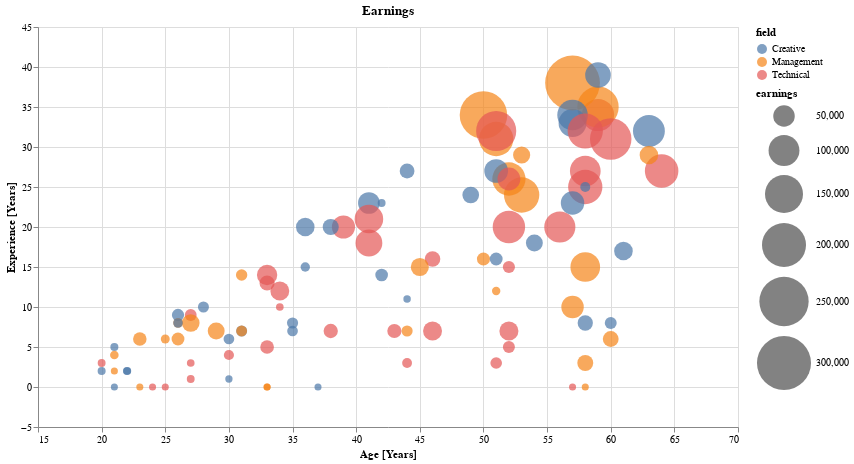

Notebook source saved alongside this figure:
### Markdown cell above
Adding a little more customisation is also relatively easy and intuitive, and adding an interactive element is straight forward.

However, there were a few quirks that I think are a negative. For example, setting "tickMinStep=5" causes the grid lines to be out of sync unless the "tickCount" parameter is set. This seems an unnecessary requirement, and should be automatic.

However, overall it is a very impressive library, and should definately be a consideration if interactivity is a requirement.

### Code cell
alt.Chart(earnings, title="Earnings").mark_circle().encode(
    alt.X('age', axis=alt.Axis(title='Age [Years]', tickMinStep = 5, tickCount=11), scale=alt.Scale(domain=(15,70))),
    alt.Y('experience', axis=alt.Axis(title='Experience [Years]', tickMinStep = 5), scale=alt.Scale(domain=(-5,45))),
    color='field',
    size=alt.Size('earnings', scale=alt.Scale(range=[50, 3000], domain=[8000, 308000])),
    tooltip = [alt.Tooltip('earnings')]
).properties(
    width=700,
    height=400
)

### Figure 1 — Vega-Lite specification as saved in the notebook (floating-point values rounded to 4 significant figures)
{"config": {"view": {"continuousWidth": 400, "continuousHeight": 300}}, "data": {"name": "data-96bdbd5c4ea1d9fc28adac7bb6a1f16d"}, "mark": "circle", "encoding": {"color": {"field": "field", "type": "nominal"}, "size": {"field": "earnings", "scale": {"domain": [8000, 308000], "range": [50, 3000]}, "type": "quantitative"}, "tooltip": [{"field": "earnings", "type": "quantitative"}], "x": {"axis": {"tickCount": 11, "tickMinStep": 5, "title": "Age [Years]"}, "field": "age", "scale": {"domain": [15, 70]}, "type": "quantitative"}, "y": {"axis": {"tickMinStep": 5, "title": "Experience [Years]"}, "field": "experience", "scale": {"domain": [-5, 45]}, "type": "quantitative"}}, "height": 400, "title": "Earnings", "width": 700, "$schema": "https://vega.github.io/schema/vega-lite/v4.17.0.json", "datasets": {"data-96bdbd5c4ea1d9fc28adac7bb6a1f16d": [{"age": 41, "field": "Creative", "experience": 23, "earnings": 50900}, {"age": 52, "field": "Technical", "experience": 15, "earnings": 17900}, {"age": 42, "field": "Creative", "experience": 23, "earnings": 9200}, {"age": 33, "field": "Technical", "experience": 13, "earnings": 26300}, {"age": 59, "field": "Technical", "experience": 34, "earnings": 108500}, {"age": 60, "field": "Management", "experience": 6, "earnings": 28400}, {"age": 23, "field": "Management", "experience": 0, "earnings": 8000}, {"age": 51, "field": "Technical", "experience": 3, "earnings": 16700}, {"age": 46, "field": "Technical", "experience": 16, "earnings": 27500}, {"age": 36, "field": "Creative", "experience": 15, "earnings": 11900}, {"age": 58, "field": "Management", "experience": 0, "earnings": 8000}, {"age": 20, "field": "Technical", "experience": 3, "earnings": 9200}, {"age": 56, "field": "Technical", "experience": 20, "earnings": 101600}, {"age": 59, "field": "Management", "experience": 35, "earnings": 176900}, {"age": 58, "field": "Management", "experience": 15, "earnings": 92600}, {"age": 30, "field": "Creative", "experience": 1, "earnings": 8300}, {"age": 53, "field": "Management", "experience": 29, "earnings": 32900}, {"age": 57, "field": "Creative", "experience": 33, "earnings": 82400}, {"age": 31, "field": "Management", "experience": 14, "earnings": 16100}, {"age": 58, "field": "Creative", "experience": 8, "earnings": 26600}, {"age": 27, "field": "Technical", "experience": 9, "earnings": 17000}, {"age": 44, "field": "Creative", "experience": 27, "earnings": 25100}, {"age": 22, "field": "Creative", "experience": 2, "earnings": 8900}, {"age": 58, "field": "Technical", "experience": 27, "earnings": 98900}, {"age": 28, "field": "Creative", "experience": 10, "earnings": 15200}, {"age": 41, "field": "Technical", "experience": 18, "earnings": 76100}, {"age": 58, "field": "Management", "experience": 3, "earnings": 28700}, {"age": 35, "field": "Creative", "experience": 8, "earnings": 15500}, {"age": 26, "field": "Management", "experience": 6, "earnings": 19700}, {"age": 33, "field": "Management", "experience": 0, "earnings": 8000}, {"age": 21, "field": "Creative", "experience": 5, "earnings": 9500}, {"age": 21, "field": "Management", "experience": 2, "earnings": 8000}, {"age": 44, "field": "Creative", "experience": 11, "earnings": 8600}, {"age": 52, "field": "Management", "experience": 26, "earnings": 115400}, {"age": 45, "field": "Management", "experience": 15, "earnings": 36200}, {"age": 33, "field": "Technical", "experience": 14, "earnings": 44900}, {"age": 41, "field": "Technical", "experience": 21, "earnings": 86000}, {"age": 23, "field": "Management", "experience": 6, "earnings": 21500}, {"age": 52, "field": "Technical", "experience": 7, "earnings": 39800}, {"age": 52, "field": "Technical", "experience": 20, "earnings": 109700}, {"age": 33, "field": "Management", "experience": 0, "earnings": 8000}, {"age": 57, "field": "Technical", "experience": 0, "earnings": 8000}, {"age": 61, "field": "Creative", "experience": 17, "earnings": 38300}, {"age": 54, "field": "Creative", "experience": 18, "earnings": 32000}, {"age": 42, "field": "Creative", "experience": 14, "earnings": 19100}, {"age": 34, "field": "Technical", "experience": 10, "earnings": 8900}, {"age": 22, "field": "Creative", "experience": 2, "earnings": 9800}, {"age": 21, "field": "Creative", "experience": 0, "earnings": 8000}, {"age": 52, "field": "Technical", "experience": 5, "earnings": 17600}, {"age": 58, "field": "Technical", "experience": 25, "earnings": 122300}, {"age": 57, "field": "Management", "experience": 38, "earnings": 308000}, {"age": 31, "field": "Creative", "experience": 7, "earnings": 15200}, {"age": 30, "field": "Technical", "experience": 4, "earnings": 13400}, {"age": 39, "field": "Technical", "experience": 20, "earnings": 57500}, {"age": 50, "field": "Management", "experience": 16, "earnings": 20300}, {"age": 37, "field": "Creative", "experience": 0, "earnings": 8000}, {"age": 60, "field": "Technical", "experience": 31, "earnings": 177800}, {"age": 57, "field": "Management", "experience": 10, "earnings": 54200}, {"age": 64, "field": "Technical", "experience": 27, "earnings": 117200}, {"age": 25, "field": "Technical", "experience": 0, "earnings": 8000}, {"age": 27, "field": "Technical", "experience": 1, "earnings": 9200}, {"age": 27, "field": "Management", "experience": 8, "earnings": 34700}, {"age": 50, "field": "Management", "experience": 34, "earnings": 232400}, {"age": 49, "field": "Creative", "experience": 24, "earnings": 31100}, {"age": 27, "field": "Technical", "experience": 3, "earnings": 8900}, {"age": 51, "field": "Creative", "experience": 27, "earnings": 60200}, {"age": 26, "field": "Creative", "experience": 9, "earnings": 18200}, {"age": 53, "field": "Management", "experience": 24, "earnings": 130100}, {"age": 52, "field": "Technical", "experience": 26, "earnings": 56000}, {"age": 57, "field": "Creative", "experience": 34, "earnings": 97700}, {"age": 59, "field": "Creative", "experience": 39, "earnings": 69800}, {"age": 58, "field": "Technical", "experience": 32, "earnings": 129200}, {"age": 60, "field": "Creative", "experience": 8, "earnings": 17300}, {"age": 63, "field": "Creative", "experience": 32, "earnings": 106400}, {"age": 57, "field": "Creative", "experience": 23, "earnings": 59000}, {"age": 63, "field": "Management", "experience": 29, "earnings": 38000}, {"age": 44, "field": "Technical", "experience": 3, "earnings": 12800}, {"age": 21, "field": "Management", "experience": 4, "earnings": 10400}, {"age": 29, "field": "Management", "experience": 7, "earnings": 32000}, {"age": 51, "field": "Management", "experience": 31, "earnings": 122900}, {"age": 44, "field": "Management", "experience": 7, "earnings": 15500}, {"age": 20, "field": "Creative", "experience": 2, "earnings": 9500}, {"age": 35, "field": "Creative", "experience": 7, "earnings": 14600}, {"age": 38, "field": "Technical", "experience": 7, "earnings": 23600}, {"age": 46, "field": "Technical", "experience": 7, "earnings": 39500}, {"age": 34, "field": "Technical", "experience": 12, "earnings": 39200}, {"age": 51, "field": "Creative", "experience": 16, "earnings": 19700}, {"age": 36, "field": "Creative", "experience": 20, "earnings": 38000}, {"age": 25, "field": "Management", "experience": 6, "earnings": 11000}, {"age": 31, "field": "Management", "experience": 7, "earnings": 14900}, {"age": 51, "field": "Technical", "experience": 32, "earnings": 166700}, {"age": 30, "field": "Creative", "experience": 6, "earnings": 14600}, {"age": 24, "field": "Technical", "experience": 0, "earnings": 8000}, {"age": 26, "field": "Management", "experience": 8, "earnings": 12200}, {"age": 51, "field": "Management", "experience": 12, "earnings": 10100}, {"age": 26, "field": "Creative", "experience": 8, "earnings": 12200}, {"age": 38, "field": "Creative", "experience": 20, "earnings": 29300}, {"age": 33, "field": "Technical", "experience": 5, "earnings": 22100}, {"age": 58, "field": "Creative", "experience": 25, "earnings": 13100}, {"age": 43, "field": "Technical", "experience": 7, "earnings": 23300}]}}
